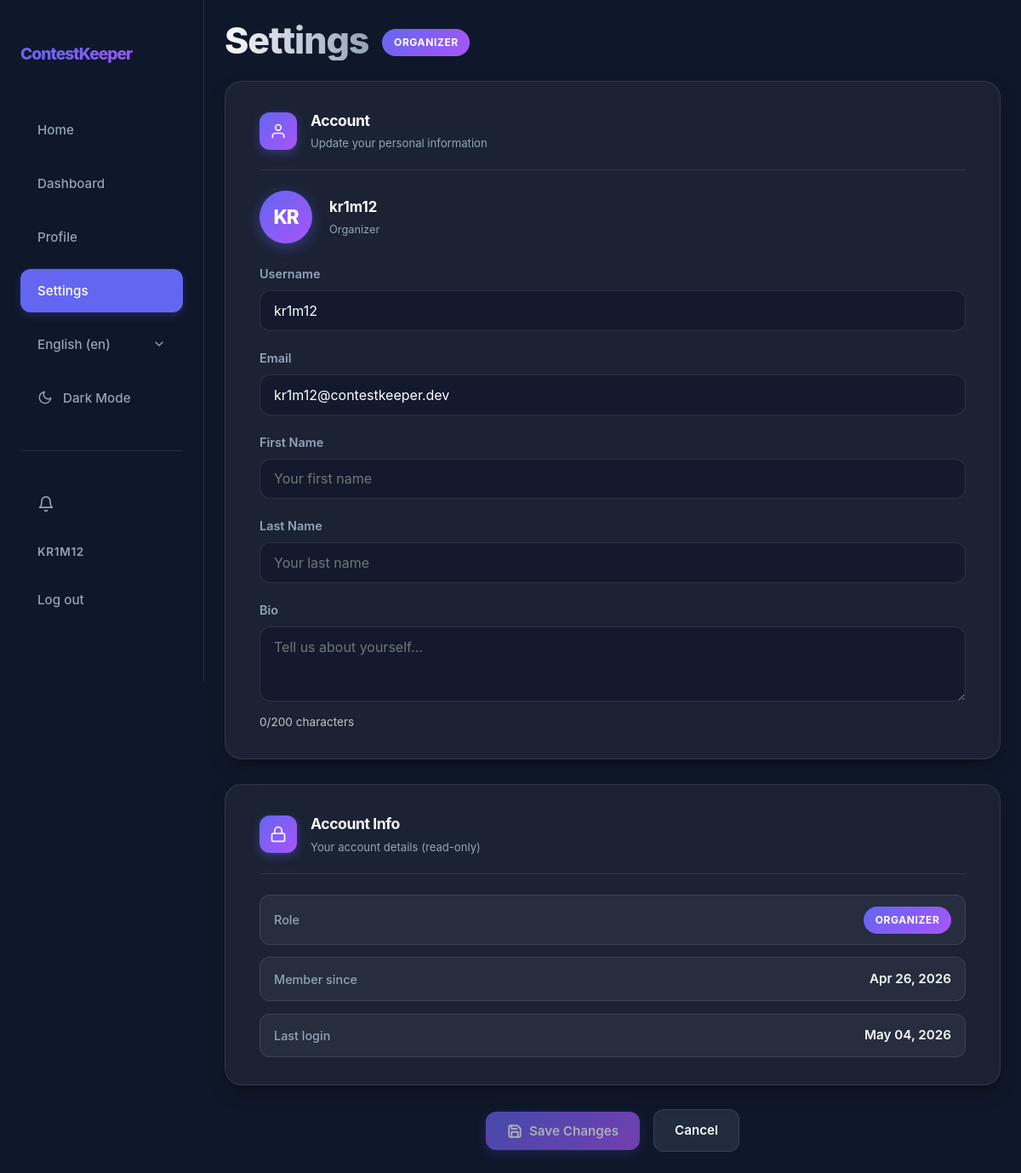
The app's page /en/settings/ (signed in), older data.
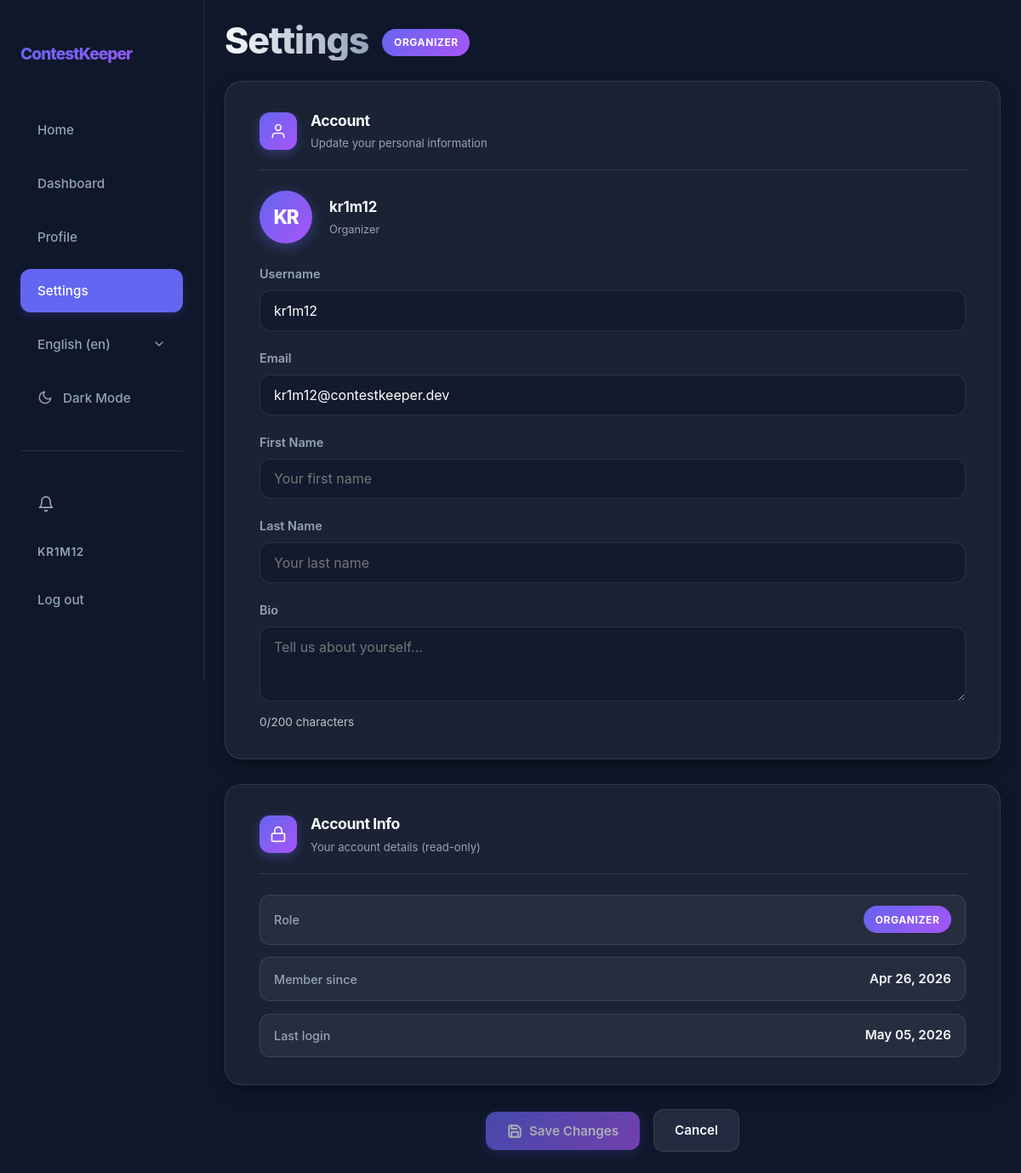
The same page, newer data.
### app/models.py (models this page shows, shortened)
class User(AbstractUser):
    class Role(models.TextChoices):
        ORGANIZER = "ORGANIZER", _("Organizer")
        JURY = "JURY", _("Jury")
        PARTICIPANT = "PARTICIPANT", _("Participant")
    username = models.CharField(max_length=20, unique=True)
    bio = models.CharField(max_length=200, blank=True)
    role = models.CharField(choices=Role.choices, default=Role.PARTICIPANT)

### app/views/views_general.py (the view, shortened to what this page needs)
# urls.py: path("settings/", views.SettingsView.as_view(), name="settings"),
class SettingsView(RedirectToRegisterMixin, View):
    def get(self, request):
        form = UserSettingsForm(instance=request.user)
        return render(request, "app/core/settings.html", {
            "form": form,
            "saved": request.GET.get("saved") == "1",
        })

### app/forms.py
class UserSettingsForm(forms.ModelForm):
    class Meta:
        model = User
        fields = ("username", "email", "first_name", "last_name", "bio")
        widgets = {
            "username": forms.TextInput(attrs={"class": "form-input", "placeholder": _("Your username")}),
            "email": forms.EmailInput(attrs={"class": "form-input", "placeholder": _("Your email address")}),
            "first_name": forms.TextInput(attrs={"class": "form-input", "placeholder": _("Your first name")}),
            "last_name": forms.TextInput(attrs={"class": "form-input", "placeholder": _("Your last name")}),
            "bio": forms.Textarea(attrs={"class": "form-input", "rows": 3, "placeholder": _("Tell us about yourself...")}),
        }

### app/context_processors.py (called while the page is built)
def notification_count(request):
    if request.user.is_authenticated:
        return {
            'unread_notification_count': request.user.notifications.filter(is_read=False).count()
        }
    return {'unread_notification_count': 0}

### app/templates/app/core/settings.html (shortened to what the changed rows need)
{% extends 'app/core/base.html' %}
{% load static i18n %}
{% block extra_css %}
<link rel="stylesheet" href="{% static 'css/core/settings.css' %}">
{% endblock %}
{% block main_class %}page-narrow{% endblock %}
{% block content %}
        <header class="dashboard-header">
            <div class="header-left header-left--row">
                <h1 id="h1">{% trans "Settings" %}</h1>
                <span class="role-badge">{{ user.get_role_display }}</span>
            </div>
        </header>
        <form method="post" class="settings-layout" novalidate>
            <section class="settings-card">
                <div class="settings-card__header">
                    <div>
                        <h2 class="settings-card__title">{% trans "Account" %}</h2>
                    </div>
                </div>
                <div class="settings-avatar div-001">
                    <div class="settings-avatar__info">
                        <span class="settings-avatar__name">{{ user.username }}</span>
                        <span class="settings-avatar__role">{{ user.get_role_display }}</span>
                    </div>
                </div>
                <div class="settings-fields">
                    <div class="form-group">
                        <label class="form-label" for="{{ form.username.id_for_label }}">{% trans "Username" %}</label>
                        {{ form.username }}
                    </div>
                    <div class="form-group">
                        <label class="form-label" for="{{ form.email.id_for_label }}">{% trans "Email" %}</label>
                        {{ form.email }}
                    </div>
                    <div class="form-group">
                        <label class="form-label" for="{{ form.first_name.id_for_label }}">{% trans "First Name" %}</label>
                        {{ form.first_name }}
                    </div>
                    <div class="form-group">
                        <label class="form-label" for="{{ form.last_name.id_for_label }}">{% trans "Last Name" %}</label>
                        {{ form.last_name }}
                    </div>
                    <div class="form-group">
                        <label class="form-label" for="{{ form.bio.id_for_label }}">{% trans "Bio" %}</label>
                        {{ form.bio }}
                        <div id="bioCounter" class="div-002"></div>
                    </div>
                </div>
            </section>
            <section class="settings-card">
                <div class="settings-card__header">
                    <div>
                        <h2 class="settings-card__title">{% trans "Account Info" %}</h2>
                    </div>
                </div>
                <div class="settings-info-grid">
                    <div class="settings-info-item">
                        <span class="settings-info-item__value">
                            <span class="role-badge">{{ user.get_role_display }}</span>
                        </span>
                    </div>
                    <div class="settings-info-item">
                        <span class="settings-info-item__label">{% trans "Member since" %}</span>
                        <span class="settings-info-item__value">{{ user.date_joined|date:"M d, Y" }}</span>
                    </div>
                    <div class="settings-info-item">
                        <span class="settings-info-item__label">{% trans "Last login" %}</span>
                        <span class="settings-info-item__value">{{ user.last_login|date:"M d, Y" }}</span>
                    </div>
                </div>
            </section>
        </form>
{% endblock %}

### app/templates/app/core/nav.html (shortened to what this page needs)
{% load static i18n %}
<nav id="nav">
    <div class="nav-container">
        <a href="{% url 'home' %}" class="nav-logo">{% trans 'ContestKeeper' %}</a>
        <div class="nav-links">
            <button data-url="{% url 'home' %}" class="nav-link" id="homeBtn">{% trans "Home" %}</button>
            <button data-url="{% url 'dashboard' %}" class="nav-link" id="dashboardBtn">{% trans "Dashboard" %}</button>
            <button data-url="{% url 'profile' %}" class="nav-link" id="profileBtn">{% trans "Profile" %}</button>
            <button data-url="{% url 'settings' %}" class="nav-link" id="settingsBtn">{% trans "Settings" %}</button>
            <div class="nav-lang-switcher">
                <form action="{% url 'set_language' %}" method="post" class="form-001">
                    <select name="language" onchange="this.form.submit()" class="nav-lang-select" aria-label="{% trans 'Select language' %}">
                        {% get_current_language as LANGUAGE_CODE %}
                        {% get_available_languages as LANGUAGES %}
                        {% get_language_info_list for LANGUAGES as languages %}
                        {% for language in languages %}
                            <option value="{{ language.code }}"{% if language.code == LANGUAGE_CODE %} selected{% endif %}>
                                {{ language.name_local }} ({{ language.code }})
                            </option>
                        {% endfor %}
                    </select>
                </form>
            </div>
            <button id="themeToggle" class="nav-link" aria-label="{% trans 'Toggle theme' %}">
                <svg id="themeIcon" width="18" height="18" viewBox="0 0 24 24" fill="none" stroke="currentColor" stroke-width="2" stroke-linecap="round" stroke-linejoin="round" class="svg-001">
                    <path d="M21 12.79A9 9 0 1 1 11.21 3 7 7 0 0 0 21 12.79z"></path>
                </svg>
                <span id="themeText">{% if request.COOKIES.theme == 'light' %}{% trans "Light Mode" %}{% else %}{% trans "Dark Mode" %}{% endif %}</span>
            </button>
            <hr class="nav-auth-divider">
            {% if user.is_authenticated %}
            <button data-url="{% url 'notification_list' %}" class="nav-link notification-btn" id="notificationsBtn" aria-label="{% trans 'Notifications' %}">
                <svg width="20" height="20" viewBox="0 0 24 24" fill="none" stroke="currentColor" stroke-width="2" stroke-linecap="round" stroke-linejoin="round">
                    <path d="M18 8A6 6 0 0 0 6 8c0 7-3 9-3 9h18s-3-2-3-9"></path>
                    <path d="M13.73 21a2 2 0 0 1-3.46 0"></path>
                </svg>
            </button>
            <span class="nav-user">{{ user.username }}</span>
            <form method="post" action="{% url 'logout' %}" class="nav-logout-form">
                <button type="submit" class="nav-link">{% trans "Log out" %}</button>
            </form>
            {% else %}
            <a href="{% url 'register' %}" class="nav-link">{% trans "Register" %}</a>
            <a href="{% url 'login' %}" class="nav-link">{% trans "Log in" %}</a>
            {% endif %}
        </div>
    </div>
</nav>

Row changes from the older to the newer data that the page shows:
changed User "KR1M12": last_login "May 04, 2026" → "May 05, 2026"
